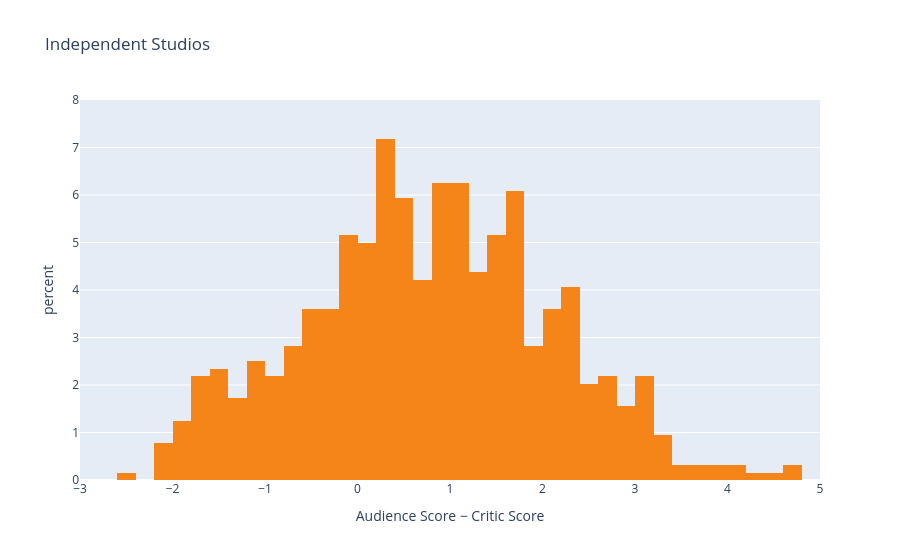
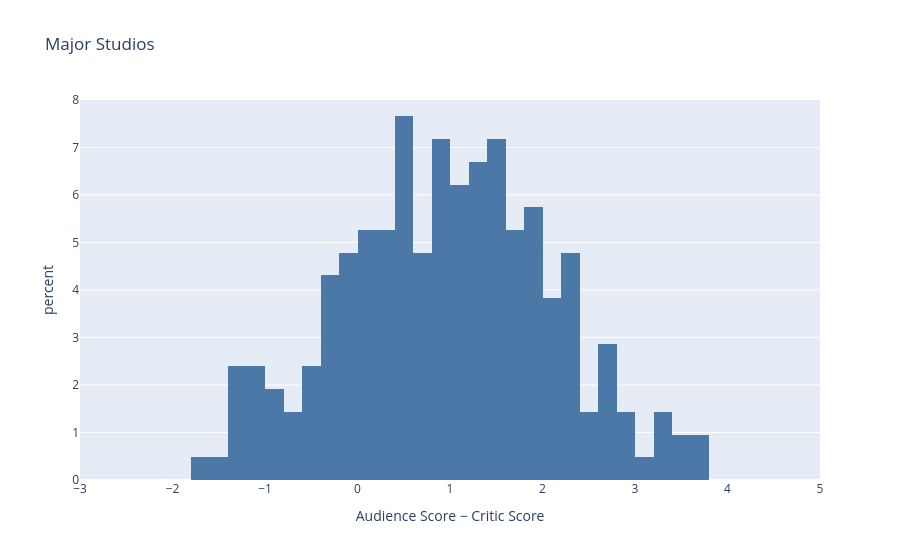

The code cell stored with these charts, in order, in its notebook:
### Markdown cell above
To improve interpretation, additional reference information was added:

- A vertical line at zero indicates where audience and critic ratings are equal.
- The mean gap shows the average level of disagreement for each group.
- The proportions on each side of zero indicate how often audiences rated films higher or lower than critics.

### Code cell
fig_major.update_yaxes(range=[0, 8])
fig_indie.update_yaxes(range=[0, 8])

fig_indie.show()
fig_major.show()

### Figure 1 — Plotly figure (JSON) as saved in the notebook; plotly's stock layout.template omitted (floating-point values rounded to 4 significant figures; data arrays with more than 128 entries replaced by an {"elided": "..."} marker saying what was removed)
{"data": [{"bingroup": "x", "histnorm": "percent", "hovertemplate": "Audience Score − Critic Score=%{x}<br>percent=%{y}<extra></extra>", "legendgroup": "", "marker": {"color": "#F58518", "pattern": {"shape": ""}}, "name": "", "orientation": "v", "showlegend": false, "type": "histogram", "x": {"elided": "668 float values"}, "xaxis": "x", "xbins": {"end": 5, "size": 0.2, "start": -3}, "yaxis": "y"}], "layout": {"barmode": "relative", "legend": {"tracegroupgap": 0}, "title": {"text": "Independent Studios"}, "xaxis": {"anchor": "y", "domain": [0, 1], "range": [-3, 5], "title": {"text": "Audience Score − Critic Score"}}, "yaxis": {"anchor": "x", "domain": [0, 1], "range": [0, 8], "title": {"text": "percent"}}}}

### Figure 2 — Plotly figure (JSON) as saved in the notebook; plotly's stock layout.template omitted (floating-point values rounded to 4 significant figures; data arrays with more than 128 entries replaced by an {"elided": "..."} marker saying what was removed)
{"data": [{"bingroup": "x", "histnorm": "percent", "hovertemplate": "Audience Score − Critic Score=%{x}<br>percent=%{y}<extra></extra>", "legendgroup": "", "marker": {"color": "#4C78A8", "pattern": {"shape": ""}}, "name": "", "orientation": "v", "showlegend": false, "type": "histogram", "x": {"elided": "209 float values"}, "xaxis": "x", "xbins": {"end": 5, "size": 0.2, "start": -3}, "yaxis": "y"}], "layout": {"barmode": "relative", "legend": {"tracegroupgap": 0}, "title": {"text": "Major Studios"}, "xaxis": {"anchor": "y", "domain": [0, 1], "range": [-3, 5], "title": {"text": "Audience Score − Critic Score"}}, "yaxis": {"anchor": "x", "domain": [0, 1], "range": [0, 8], "title": {"text": "percent"}}}}
